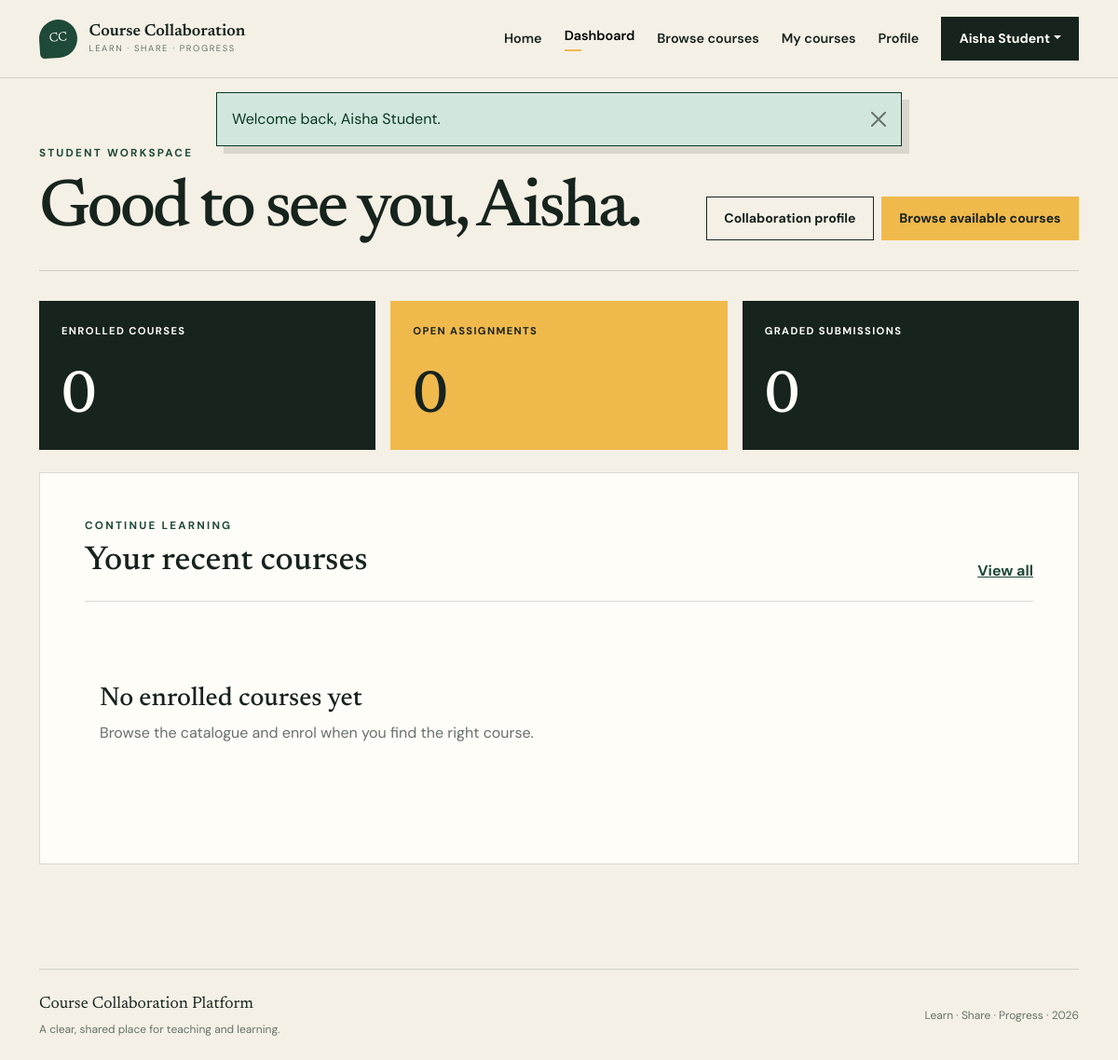
Page /student/dashboard.php (signed in) on the earlier database version.
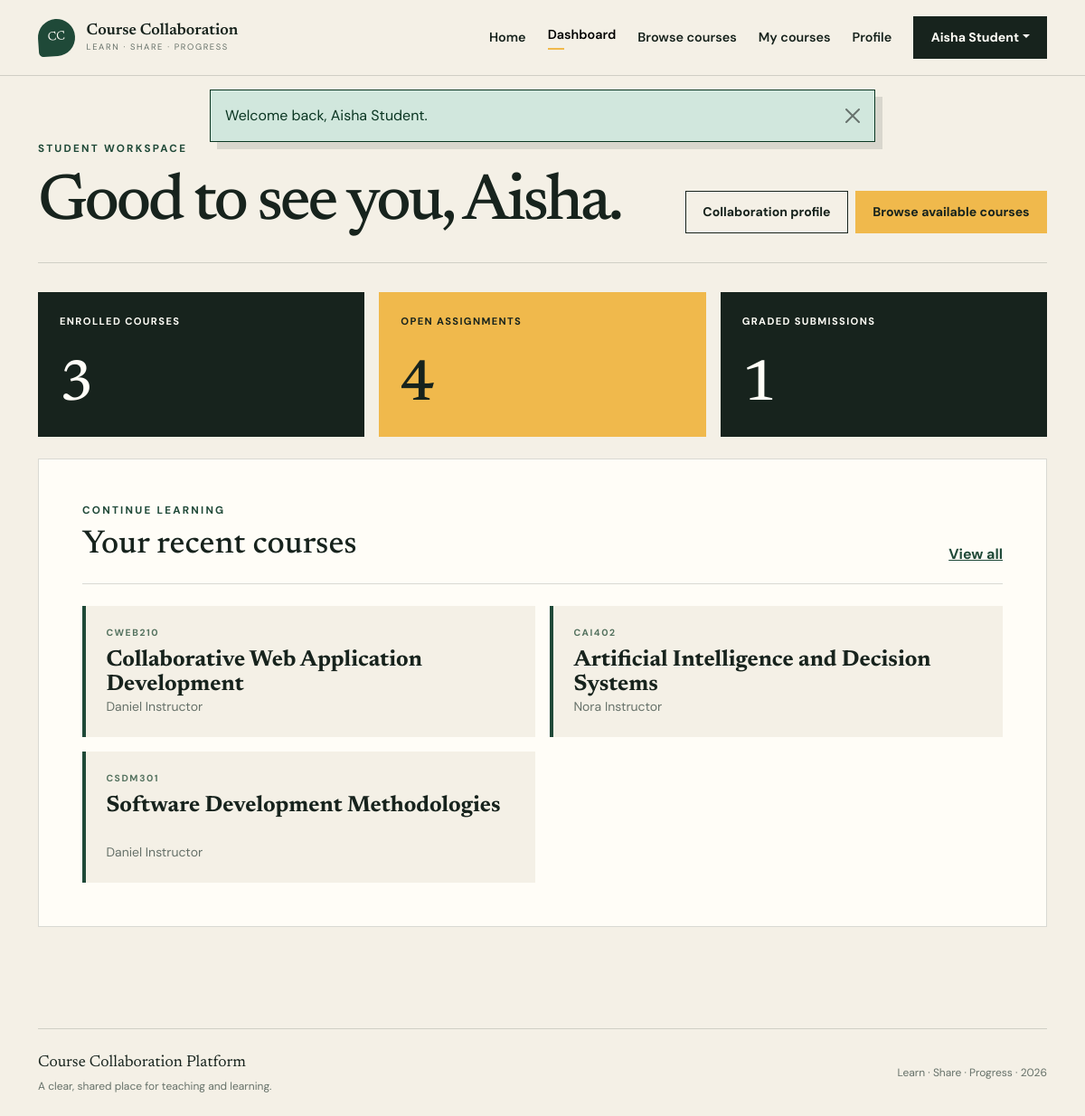
Same page on the later database version.
### tables this page shows
CREATE TABLE courses (
    id BIGINT UNSIGNED AUTO_INCREMENT PRIMARY KEY,
    instructor_id BIGINT UNSIGNED NOT NULL,
    course_code VARCHAR(30) NOT NULL,
    title VARCHAR(180) NOT NULL,
    description TEXT NULL,
    is_published TINYINT(1) NOT NULL DEFAULT 1,
    created_at TIMESTAMP NOT NULL DEFAULT CURRENT_TIMESTAMP,
    updated_at TIMESTAMP NOT NULL DEFAULT CURRENT_TIMESTAMP ON UPDATE CURRENT_TIMESTAMP,
    UNIQUE KEY uq_courses_code (course_code),
    KEY idx_courses_instructor (instructor_id),
    CONSTRAINT fk_courses_instructor
        FOREIGN KEY (instructor_id) REFERENCES users(id)
        ON UPDATE CASCADE ON DELETE RESTRICT
);

CREATE TABLE users (
    id BIGINT UNSIGNED AUTO_INCREMENT PRIMARY KEY,
    full_name VARCHAR(120) NOT NULL,
    email VARCHAR(190) NOT NULL,
    password_hash VARCHAR(255) NOT NULL,
    role ENUM('student', 'instructor') NOT NULL DEFAULT 'student',
    is_active TINYINT(1) NOT NULL DEFAULT 1,
    created_at TIMESTAMP NOT NULL DEFAULT CURRENT_TIMESTAMP,
    updated_at TIMESTAMP NOT NULL DEFAULT CURRENT_TIMESTAMP ON UPDATE CURRENT_TIMESTAMP,
    UNIQUE KEY uq_users_email (email),
    KEY idx_users_role (role)
);

### config/app.php (called while the page is built, shortened)
<?php
function url(string $path = ''): string
{
    return BASE_URL . ($path !== '' ? '/' . ltrim($path, '/') : '');
}
function e(?string $value): string
{
    return htmlspecialchars($value ?? '', ENT_QUOTES | ENT_SUBSTITUTE, 'UTF-8');
}

### includes/auth.php (called while the page is built, shortened)
<?php
require_once __DIR__ . '/../config/app.php';
require_once __DIR__ . '/../config/database.php';
function current_user(): ?array
{
    return isset($_SESSION['user']) && is_array($_SESSION['user']) ? $_SESSION['user'] : null;
}
function require_login(): array
{
    $user = current_user();
    return $user;
}
function require_role(string $role): array
{
    $user = require_login();
    return $user;
}
function pull_flashes(): array
{
    $flashes = $_SESSION['flashes'] ?? [];
    return is_array($flashes) ? $flashes : [];
}

### config/database.php (called while the page is built, shortened)
<?php
function database(): PDO
{
    static $connection = null;
    if ($connection instanceof PDO) {
        return $connection;
    }
    $host = getenv('DB_HOST') ?: '127.0.0.1';
    $port = getenv('DB_PORT') ?: '3306';
    $name = getenv('DB_NAME') ?: 'course_collaboration';
    $username = getenv('DB_USER') ?: 'root';
    $password = getenv('DB_PASS') ?: '';
    $dsn = "mysql:host={$host};port={$port};dbname={$name};charset=utf8mb4";
    try {
        $connection = new PDO($dsn, $username, $password, [
            PDO::ATTR_ERRMODE => PDO::ERRMODE_EXCEPTION,
            PDO::ATTR_DEFAULT_FETCH_MODE => PDO::FETCH_ASSOC,
            PDO::ATTR_EMULATE_PREPARES => false,
        ]);
    } catch (PDOException $exception) {
        error_log('Database connection failed: ' . $exception->getMessage());
        throw new RuntimeException('Unable to connect to the database. Check the application configuration.');
    }
    return $connection;
}

### student/dashboard.php (the view, shortened to what the changed rows need)
<?php
require_once __DIR__ . '/../includes/auth.php';
$user = require_role('student');
$enrolmentStatement = database()->prepare('SELECT COUNT(*) FROM enrolments WHERE student_id = :student_id AND status = :status');
$enrolmentStatement->execute(['student_id' => $user['id'], 'status' => 'active']);
$enrolledCount = (int) $enrolmentStatement->fetchColumn();
$assignmentStatement = database()->prepare(
    'SELECT COUNT(*) FROM assignments a
     JOIN enrolments e ON e.course_id = a.course_id AND e.student_id = :student_id AND e.status = :status
     WHERE a.deadline >= NOW()'
);
$assignmentStatement->execute(['student_id' => $user['id'], 'status' => 'active']);
$openAssignments = (int) $assignmentStatement->fetchColumn();
$gradeStatement = database()->prepare(
    'SELECT COUNT(*) FROM grades g
     JOIN submissions s ON s.id = g.submission_id
     WHERE s.student_id = :student_id AND s.is_latest = 1'
);
$gradeStatement->execute(['student_id' => $user['id']]);
$gradeCount = (int) $gradeStatement->fetchColumn();
$recentCoursesStatement = database()->prepare(
    'SELECT c.id, c.course_code, c.title, u.full_name AS instructor_name
     FROM enrolments e
     JOIN courses c ON c.id = e.course_id
     JOIN users u ON u.id = c.instructor_id
     WHERE e.student_id = :student_id AND e.status = :status
     ORDER BY e.enrolled_at DESC LIMIT 4'
);
$recentCoursesStatement->execute(['student_id' => $user['id'], 'status' => 'active']);
$recentCourses = $recentCoursesStatement->fetchAll();
require __DIR__ . '/../includes/header.php';
?>
<section class="app-shell">
    <div class="container">
        <div class="page-heading">
            <div><p class="eyebrow">Student workspace</p><h1>Good to see you, <?= e(explode(' ', $user['full_name'])[0]) ?>.</h1></div>
        </div>
        <div class="row g-3 stat-grid">
            <div class="col-md-4"><div class="stat-card"><span>Enrolled courses</span><strong><?= $enrolledCount ?></strong></div></div>
            <div class="col-md-4"><div class="stat-card stat-card-sun"><span>Open assignments</span><strong><?= $openAssignments ?></strong></div></div>
            <div class="col-md-4"><div class="stat-card"><span>Graded submissions</span><strong><?= $gradeCount ?></strong></div></div>
        </div>
        <div class="content-panel mt-4">
            <div class="panel-heading"><div><p class="eyebrow mb-2">Continue learning</p><h2>Your recent courses</h2></div><a href="<?= e(url('student/enrolled.php')) ?>">View all</a></div>
            <?php if ($recentCourses === []): ?>
                <div class="empty-state"><h3>No enrolled courses yet</h3><p>Browse the catalogue and enrol when you find the right course.</p></div>
            <?php else: ?>
                <div class="row g-3">
                    <?php foreach ($recentCourses as $course): ?>
                        <div class="col-md-6"><a class="course-row" href="<?= e(url('student/course.php?id=' . $course['id'])) ?>"><span><?= e($course['course_code']) ?></span><strong><?= e($course['title']) ?></strong><small><?= e($course['instructor_name']) ?></small></a></div>
                    <?php endforeach; ?>
                </div>
            <?php endif; ?>
        </div>
    </div>
</section>
<?php require __DIR__ . '/../includes/footer.php'; ?>

### includes/header.php (shortened to what the changed rows need)
<?php
require_once __DIR__ . '/auth.php';
$flashes = pull_flashes();
?>
<!doctype html>
<html lang="en">
<head>
    <link href="https://cdn.jsdelivr.net/npm/bootstrap@5.3.3/dist/css/bootstrap.min.css" rel="stylesheet">
    <link rel="stylesheet" href="<?= e(url('assets/css/style.css')) ?>">
</head>
<body>
<?php if ($flashes !== []): ?>
    <div class="flash-stack container" aria-live="polite">
        <?php foreach ($flashes as $flash): ?>
            <div class="alert alert-<?= e(in_array($flash['type'], ['success', 'danger', 'warning', 'info'], true) ? $flash['type'] : 'info') ?> alert-dismissible fade show" role="alert">
                <?= e($flash['message']) ?>
                <button type="button" class="btn-close" data-bs-dismiss="alert" aria-label="Close"></button>
            </div>
        <?php endforeach; ?>
    </div>
<?php endif; ?>
<main id="main-content">

Differences in the rows shown:
added courses: course_code "CWEB210", title "Collaborative Web Application Development", instructor.full_name "Daniel Instructor"
added courses: course_code "CAI402", title "Artificial Intelligence and Decision Systems", instructor.full_name "Nora Instructor"
added courses: course_code "CSDM301", title "Software Development Methodologies", instructor.full_name "Daniel Instructor"
Other differences:
$enrolledCount: "0" → "3"
$openAssignments: "0" → "4"
$gradeCount: "0" → "1"
text no longer shown: "No enrolled courses yet Browse the catalogue and enrol when you find the right course."
